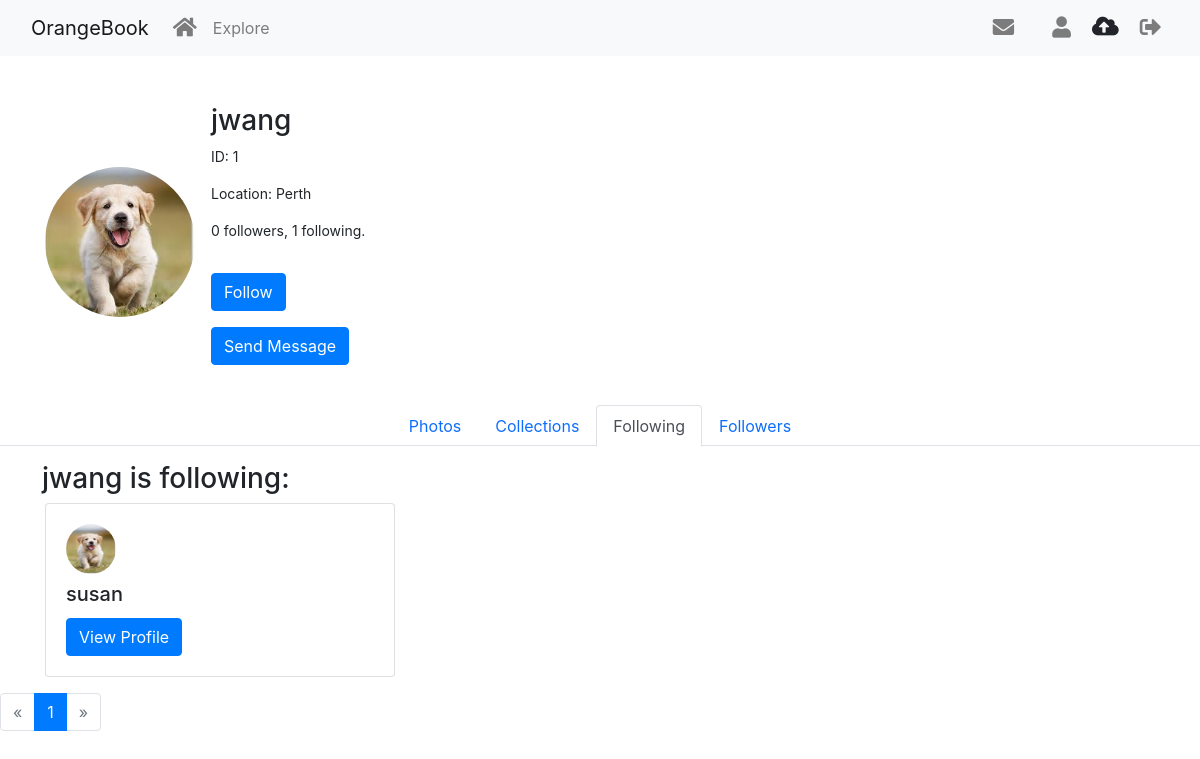
The page /user/jwang/following (signed in) on the database its author committed.
### app/models.py (models this page shows, shortened)
class User(UserMixin, db.Model):
    id: so.Mapped[int] = so.mapped_column(primary_key=True)
    username: so.Mapped[str] = so.mapped_column(sa.String(64), index=True,
                                                unique=True)
    email: so.Mapped[str] = so.mapped_column(sa.String(120), index=True,
                                             unique=True)
    password_hash: so.Mapped[Optional[str]] = so.mapped_column(sa.String(256))
    location: so.Mapped[str] = so.mapped_column(sa.String(64), index=True,
                                                unique=True)
    posts: so.WriteOnlyMapped['Post'] = so.relationship(
        back_populates='author')
    about_me: so.Mapped[Optional[str]] = so.mapped_column(sa.String(140))
    last_seen: so.Mapped[Optional[datetime]] = so.mapped_column(
        default=lambda: datetime.now(timezone.utc))
    last_message_read_time: so.Mapped[Optional[datetime]] = so.mapped_column(
        sa.DateTime)
    avatar: so.Mapped[str] = so.mapped_column(
        sa.String(120), index=True, default='default.webp')  # Set default avatar
    following: so.WriteOnlyMapped['User'] = so.relationship(
        secondary=followers, primaryjoin=(followers.c.follower_id == id),
        secondaryjoin=(followers.c.followed_id == id),
        back_populates='followers')
    followers: so.WriteOnlyMapped['User'] = so.relationship(
        secondary=followers, primaryjoin=(followers.c.followed_id == id),
        secondaryjoin=(followers.c.follower_id == id),
        back_populates='following')
    def is_following(self, user):
        query = self.following.select().where(User.id == user.id)
        return db.session.scalar(query) is not None
    def followers_count(self):
        query = sa.select(sa.func.count()).select_from(
            self.followers.select().subquery())
        return db.session.scalar(query)
    def following_count(self):
        query = sa.select(sa.func.count()).select_from(
            self.following.select().subquery())
        return db.session.scalar(query)
    messages_sent: so.WriteOnlyMapped['Message'] = so.relationship(
        'Message', foreign_keys='Message.sender_id', back_populates='author')
    messages_received: so.WriteOnlyMapped['Message'] = so.relationship(
        'Message', foreign_keys='Message.recipient_id', back_populates='recipient')
    def unread_message_count(self):
        last_read_time = self.last_message_read_time or datetime(1900, 1, 1)
        query = sa.select(Message).where(Message.recipient_id == self.id,
                                         Message.timestamp > last_read_time)
        return db.session.scalar(sa.select(sa.func.count()).select_from(
            query.subquery()))
    notifications: so.WriteOnlyMapped['Notification'] = so.relationship(
        'Notification', back_populates='user')
    uploads: so.WriteOnlyMapped['Upload'] = so.relationship(
        'Upload', back_populates='user')

### app/user_routes.py (the view)
@user_bp.route('/<username>/following')
@login_required
def show_following(username):
    user = db.first_or_404(sa.select(User).filter_by(username=username))
    page = request.args.get('page', 1, type=int)
    followed_alias = aliased(User)
    pagination = db.session.query(followed_alias). \
        join(followers, followers.c.followed_id == followed_alias.id). \
        filter(followers.c.follower_id == user.id). \
        paginate(
            page=page, per_page=Config.POSTS_PER_PAGE, error_out=False)
    following = pagination.items
    form = EmptyForm()
    return render_template('User/following.html', user=user, form=form, pagination=pagination, following=following)

### app/forms.py
class EmptyForm(FlaskForm):
    submit = SubmitField('Submit')

### app/models.py (called while the page is built)
@login.user_loader
def load_user(id):
    return User.query.get(int(id))

    @classmethod
    def before_commit(cls, session):
        session._changes = {
            'add': list(session.new),
            'update': list(session.dirty),
            'delete': list(session.deleted)
        }

    @classmethod
    def after_commit(cls, session):
        for obj in session._changes['add']:
            if isinstance(obj, SearchableMixin):
                add_to_index(obj.__tablename__, obj)
        for obj in session._changes['update']:
            if isinstance(obj, SearchableMixin):
                add_to_index(obj.__tablename__, obj)
        for obj in session._changes['delete']:
            if isinstance(obj, SearchableMixin):
                remove_from_index(obj.__tablename__, obj)
        session._changes = None

### app/user_routes.py (called while the page is built)
@user_bp.before_request
def before_request():
    if current_user.is_authenticated:
        current_user.last_seen = datetime.now(timezone.utc)
        db.session.commit()

### app/templates/User/following.html (shortened to what this page needs)
{% from 'bootstrap5/pagination.html' import render_pagination %}
{% include 'user1.html' %}
{% block content %}
<div class="row mt-4">
    <div class="col-12">
        <ul class="nav nav-tabs justify-content-center">
            <li class="nav-item">
                <a class="nav-link " href="{{ url_for('user.user', username=user.username) }}">
                    Photos
                </a>
            </li>
            <li class="nav-item">
                <a class="nav-link" href="{{ url_for('user.check_collections', username=user.username) }}">
                    Collections
                </a>
            </li>
            <li class="nav-item">
                <a class="nav-link active" href="{{ url_for('user.show_following', username=user.username) }}">
                    Following
                </a>
            </li>
            <li class="nav-item">
                <a class="nav-link" href="{{ url_for('user.show_follower', username=user.username) }}">
                    Followers
                </a>
            </li>
        </ul>
    </div>
</div>
<div class="container mt-3">
    <div class="row">
        {% if following %}
            <h3>{{ user.username }} is following:</h3>
            {% for person in following %}
                <div class="col-md-4">
                    <div class="card mb-3">
                        <div class="card-body">
                            <img src="{{ url_for('static', filename='img/avatar/' ~ person.avatar) }}" alt="{{ person.username }}'s Profile Image" class="img-fluid rounded-circle mb-2" style="width: 50px; height: 50px;">
                            <h5 class="card-title">{{ person.username }}</h5>
                            <a href="{{ url_for('user.user', username=person.username) }}" class="btn btn-primary">View Profile</a>
                        </div>
                    </div>
                </div>
            {% endfor %}
        {% else %}
            <div class="alert alert-info" role="alert">
                {{ user.username }} is not following anyone.
            </div>
        {% endif %}
    </div>
</div>
<div class="page-footer">
    {{ render_pagination(pagination) }}
</div>
{% endblock %}

### app/templates/user1.html (shortened to what this page needs)
<!doctype html>
<html lang="en">
<head>
  <link href="https://cdn.jsdelivr.net/npm/bootstrap@5.3.2/dist/css/bootstrap.min.css" rel="stylesheet"
>
  <link rel="stylesheet" href="https://stackpath.bootstrapcdn.com/bootstrap/4.5.2/css/bootstrap.min.css">
  <link rel="stylesheet" href="https://cdnjs.cloudflare.com/ajax/libs/font-awesome/5.15.4/css/all.min.css">
  <link rel="stylesheet" href="{{ url_for('static', filename='css/user.css') }}">
</head>
<body>
  <nav class="navbar navbar-expand-lg navbar-light bg-light">
    <div class="container-fluid">
      <a class="navbar-brand" href="{{ url_for('main.gallery') }}">OrangeBook</a>
      <div class="collapse navbar-collapse" id="navbarSupportedContent">
        <ul class="navbar-nav me-auto mb-2 mb-lg-0">
          <li class="nav-item">
            <a class="nav-link" aria-current="page" href="{{ url_for('main.gallery') }}" title="Home">
              <i class="fas fa-home fa-lg"></i>
            </a>
          </li>
          <li class="nav-item">
            <a class="nav-link" aria-current="page" href="{{ url_for('main.circus') }}">Explore</a>
          </li>
        </ul>
        <ul class="navbar-nav mb-2 mb-lg-0">
          {% if current_user.is_anonymous %}
          <li class="nav-item">
            <a class="nav-link" aria-current="page" href="{{ url_for('main.login') }}" title="Log in">
              <i class="fas fa-sign-in-alt fa-lg"></i>
            </a>
          </li>
          <li class="nav-item">
            <a class="nav-link" aria-current="page" href="{{ url_for('main.register') }}" title="Sign up">
              <i class="fas fa-user-plus fa-lg"></i>
            </a>
          </li>
          {% else %}
          <li class="nav-item">
            <a class="nav-link" aria-current="page" href="{{ url_for('user.messages') }}">
              <i class="fas fa-envelope fa-lg" title="Messages"></i>
              {% set unread_message_count = current_user.unread_message_count() %}
            </a>
          </li>
          <li class="nav-item">
            <a class="nav-link" aria-current="page" href="{{ url_for('user.user', username=current_user.username) }}">
              <i class="fas fa-user fa-lg" title="Profile"></i>
            </a>
          </li>
          <li class="nav-item">
            <a class="btn btn-orange" href="{{ url_for('user.upload') }}" title="Upload">
              <i class="fas fa-cloud-upload-alt fa-lg"></i>
            </a>
          </li>
          <li class="nav-item">
            <a class="nav-link" aria-current="page" href="{{ url_for('main.logout') }}" title="Log out">
              <i class="fas fa-sign-out-alt fa-lg"></i>
            </a>
          </li>
          {% endif %}
        </ul>
      </div>
    </div>
  </nav>
  {% block content %}
  <div class="container mt-5">
    <div class="profile-header d-flex justify-content-start">
      <div>
        <img src="{{ url_for('static', filename='img/avatar/' ~ user.avatar) }}"
          alt="{{ user.username }}'s profile picture" class="profile-pic">
      </div>
      <div class="profile-info ml-3">
        <h3>{{ user.username }}</h3>
        <p>ID: {{ user.id }}</p>
        <p>Location: {{ user.location }}</p>
        <p>{{ user.followers_count() }} followers, {{ user.following_count() }} following.</p>
        {% if user == current_user %}
        <p><a href="{{ url_for('user.edit_profile') }}">Edit your profile</a></p>
        {% elif not current_user.is_following(user) %}
        <p>
        <form action="{{ url_for('user.follow', username=user.username) }}" method="post">
          {{ form.submit(value='Follow', class_='btn btn-primary') }}
        </form>
        </p>
        {% endif %}
        {% if user.id != current_user.id %}
        <p>
          <a href="{{ url_for('user.send_message', recipient=user.username) }}" class="btn btn-primary">
            Send Message
          </a>
        </p>
        {% endif %}
      </div>
    </div>
  </div>
  {% endblock %}

### app/static/css/user.css (style rules this page uses)
.profile-pic { border-radius: 50%; width: 150px; height: 150px; object-fit: cover; }
.profile-info { display: flex; flex-direction: column; justify-content: center; margin-left: 20px; font-size: 14px; }
.profile-header { display: flex; align-items: center; margin-top: 20px; }
.nav-tabs { display: flex; justify-content: center; }

### rows shown on the page
User: avatar (placeholder picture), username "jwang", id "1", location "Perth"
User: avatar (placeholder picture), username "susan"

### other values the page prints
{{ user.followers_count() }} "0"
{{ user.following_count() }} "1"
{{ render_pagination(pagination) }} "« 1 »"
